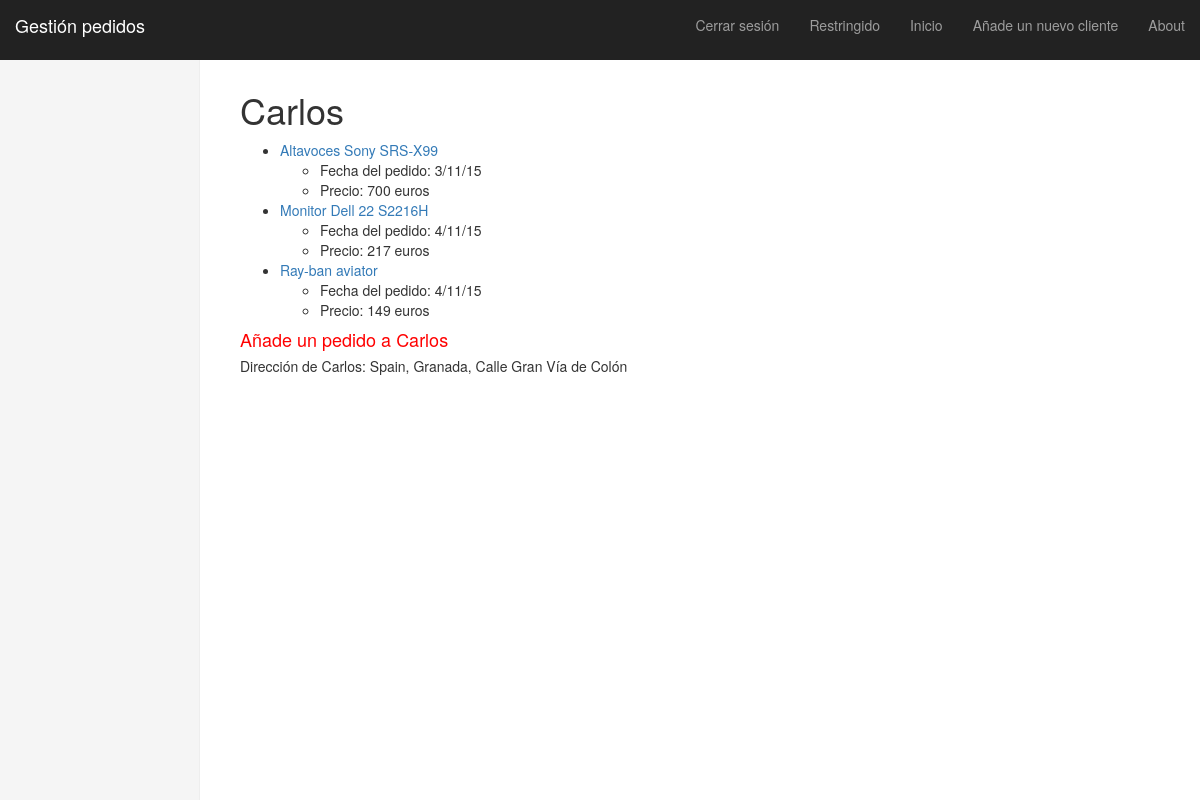
The page /gestionpedidos/cliente/carlos/ (signed in) on the database its author committed.
### gestionpedidos/models.py (models this page shows, shortened)
class Cliente(models.Model):
    name = models.CharField(max_length=128, unique=True)
    slug = models.SlugField(unique=True)
    direccion = models.CharField(max_length=128)

class Pedido(models.Model):
    cliente = models.ForeignKey(Cliente)
    title = models.CharField(max_length=128)
    url = models.URLField()
    views = models.IntegerField(default=0)
    fechaPedido = models.CharField(max_length=128)
    precio = models.CharField(max_length=128)

### gestionpedidos/views.py (the view)
# urls.py: url(r'^cliente/(?P<cliente_name>\w+)/add_pedido/$', views.add_pedido, name='add_pedido'),
def cliente(request, cliente_name_slug):
    context_dict = {}
    try:
        cliente = Cliente.objects.get(slug=cliente_name_slug)
        context_dict['cliente_name'] = cliente.name
        context_dict['cliente_direccion'] = cliente.direccion
        pedidos = Pedido.objects.filter(cliente=cliente)
        context_dict['pedidos'] = pedidos
        context_dict['cliente'] = cliente
    except Cliente.DoesNotExist:
        pass
    return render(request, 'gestionpedidos/pedidos.html', context_dict)

### templates/gestionpedidos/pedidos.html (shortened to what this page needs)
{% extends 'baseDosSaltos.html' %}
{% load easy_maps_tags %}
{% block body_block %}
        <h1>{{ cliente_name }}</h1>
        {% if cliente %}
            {% if pedidos %}
            <ul>
                {% for pedido in pedidos %}
                <li><a href="{{ pedido.url }}">{{ pedido.title }}</a></li>
                    <ul>
                        <li>Fecha del pedido: {{ pedido.fechaPedido }}</li>
                        <li>Precio: {{ pedido.precio }}</li>
                    </ul>
                {% endfor %}
            </ul>
            {% else %}
                <strong>Este cliente no tiene pedidos.</strong>
            {% endif %}
        {% else %}
            El cliente {{ cliente_name }} no existe.
        {% endif %}
        <h4><a style="color:red;" href="/gestionpedidos/cliente/{{ cliente_name }}/add_pedido/">Añade un pedido a {{ cliente_name }}</a></h4>
        <h5>Dirección de {{ cliente_name }}: {{ cliente_direccion }}</h5>
{% endblock %}

### static/dashboard.css (style rules this page uses)
body { padding-top: 50px; }

### rows shown on the page
Cliente: name "Carlos", direccion "Spain, Granada, Calle Gran Vía de Colón"
Pedido: title "Altavoces Sony SRS-X99", fechaPedido "3/11/15", precio "700 euros"
Pedido: title "Monitor Dell 22 S2216H", fechaPedido "4/11/15", precio "217 euros"
Pedido: title "Ray-ban aviator", fechaPedido "4/11/15", precio "149 euros"
